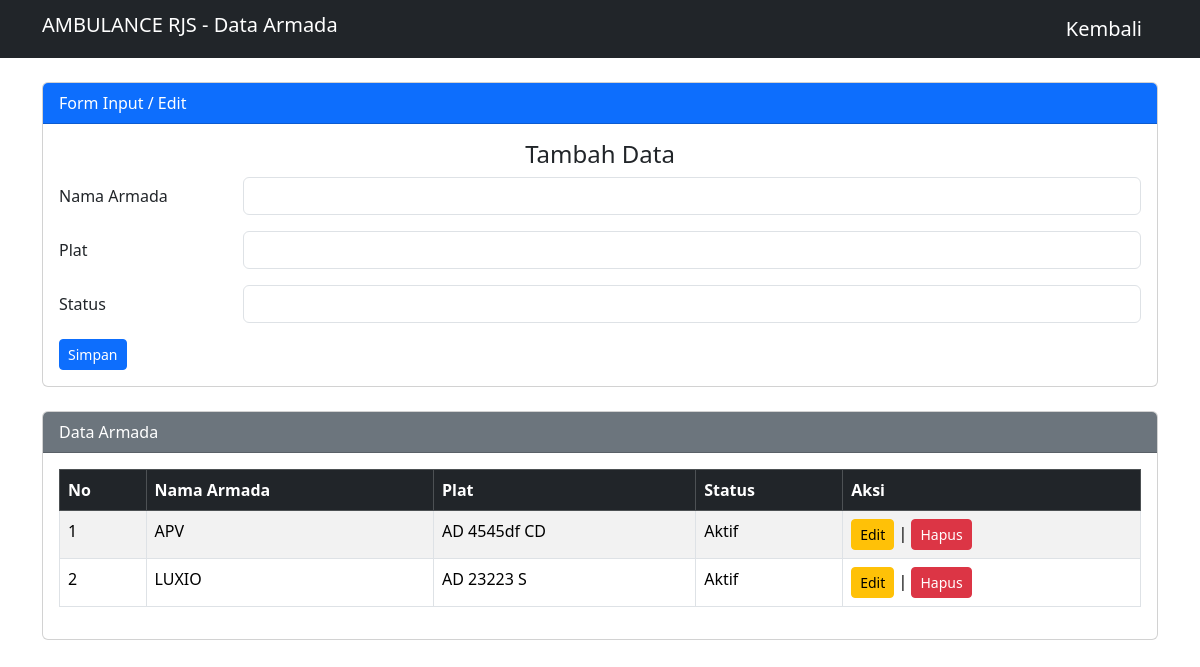
Page /view/armada.php (signed in) on the earlier database version.
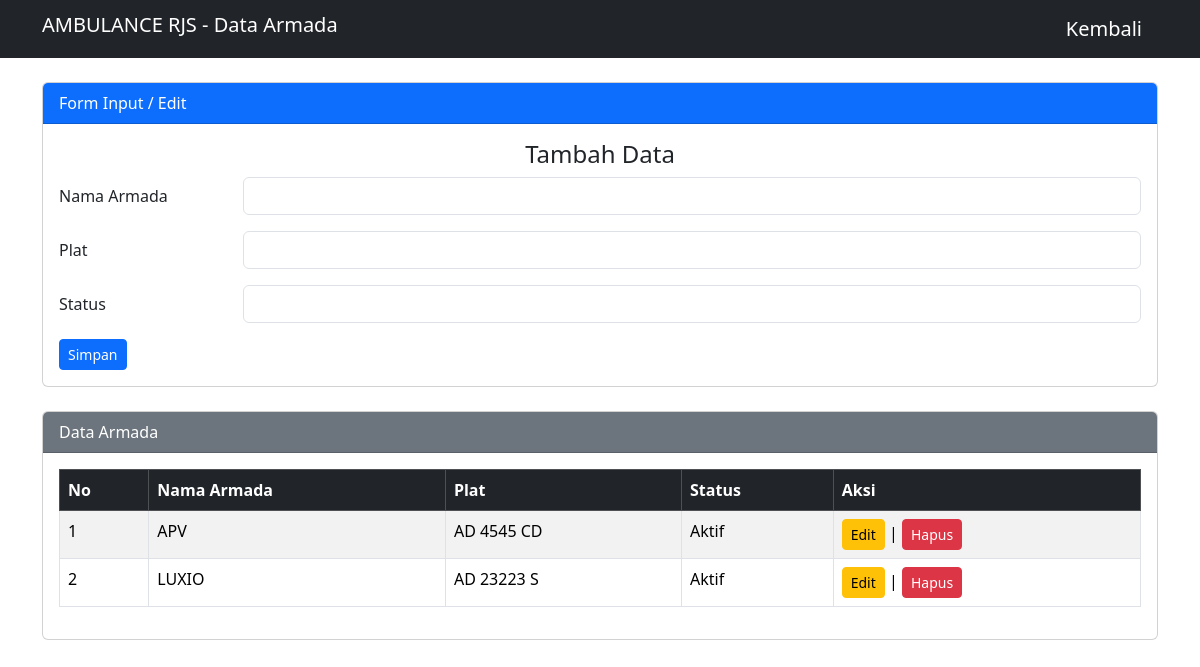
Same page on the later database version.
### tables this page shows
CREATE TABLE `armada` (
  `id_armada` int(55) NOT NULL,
  `nama_armada` varchar(55) NOT NULL,
  `plat` varchar(55) NOT NULL,
  `status` text NOT NULL
);

### config/koneksi.php (called while the page is built, shortened)
<?php
class database
{
    private $host = "localhost";
    private $username = "root";
    private $pass = "";
    private $db = "ambulance";
    function __construct()
    {
        $this->connect = mysqli_connect($this->host, $this->username, $this->pass, $this->db);
    }
}

### proses/proses-armada.php (called while the page is built, shortened)
<?php
    require_once(__DIR__.'/../config/koneksi.php');
    class armada{
        private $db;
        public function __construct(){
            $database = new database();
            $this->db = $database->connect;
        }
    public function tampil(){
        $data = mysqli_query($this->db, "SELECT * FROM armada");
        return mysqli_fetch_all($data, MYSQLI_ASSOC);
    }
}
?>

### view/armada.php (the view, shortened to what the changed rows need)
<?php
require_once __DIR__ . '/../proses/proses-armada.php';
$armada = new Armada();
include '../template/header.php';
?>
<body>
    <div class="container my-4">
        <div class="card">
            <div class="card-body">
                <table class="table table-bordered table-striped" id="tableArmada">
                    <thead class="table-dark">
                        <tr>
                            <th>No</th>
                            <th>Nama Armada</th>
                            <th>Plat</th>
                            <th>Status</th>
                            <th>Aksi</th>
                        </tr>
                    </thead>
                    <?php
                    $no = 1;
                    foreach ($armada->tampil() as $data) {
                    ?>
                        <tr>
                            <td><?php echo $no++; ?></td>
                            <td><?php echo $data['nama_armada']; ?></td>
                            <td><?php echo $data['plat']; ?></td>
                            <td><?php echo $data['status']; ?></td>
                            <td>
                                <a href="?edit=<?php echo $data['id_armada']; ?>" class="btn btn-sm btn-warning">Edit</a> |
                                <a href="?hapus=<?php echo $data['id_armada']; ?>" class="btn btn-sm btn-danger" onclick="return confirm('Yakin hapus data?')">Hapus</a>
                            </td>
                        </tr>
                    <?php } ?>
                </table>
            </div>
        </div>
    </div>
</body>
</html>

Differences in the rows shown:
changed armada "APV": plat "AD 4545df CD" → "AD 4545 CD"
